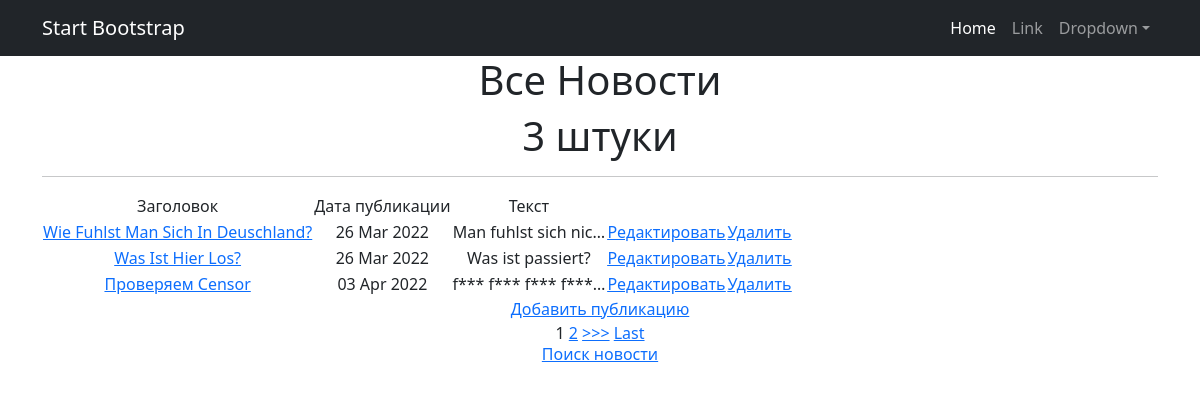
Page /news/ on the committed database.
### NewsApp/models.py (models this page shows, shortened)
class Post(models.Model):
    author = models.ForeignKey(Author, on_delete=models.CASCADE)
    dateCreation = models.DateTimeField(auto_now_add=True)
    postCategory = models.ManyToManyField(Category, through='PostCategory')
    title = models.CharField(max_length=128)
    text = models.TextField()
    rating = models.IntegerField(default=0)
    NEWS = 'NW'
    ARTICLE = 'AR'
    CATEGORY_CHOICES = (
        (NEWS, 'Новость'),
        (ARTICLE, 'Статья')
    )
    categoryType = models.CharField(max_length=2, choices=CATEGORY_CHOICES, default=ARTICLE)

### NewsApp/views.py (the view)
# urls.py: path('', NewsList.as_view(), name='dieHauptSeite'),
class NewsList(ListView):
    model = Post
    template_name = 'news.html'
    context_object_name = 'news'
    ordering = ['dateCreation']
    paginate_by = 3

### NewsApp/templatetags/custom_filters.py (called while the page is built)
@register.filter()
def censor(value):
    if not isinstance(value, str):
        raise ValueError
    return value.replace("fick", "f***")

### templates/news.html (shortened to what this page needs)
{% extends 'flatpages/default.html' %}
{% load custom_filters %}
{% block content %}
<h1>Все Новости</h1>
<h1>{{ news|length }} штуки </h1>
<hr>
     {% if news %}
       <table>
           <tr>
               <td>Заголовок</td>
               <td>Дата публикации</td>
               <td>Текст</td>
           </tr>
           {% for i in news %}
           <tr>
               <td>
                   <a href="{% url 'post_detail' i.id %}">{{ i.title | title }}</a>
               </td>
               <td>{{ i.dateCreation | date:'d M Y' }}</td>
               <td>{{ i.text|truncatechars:20 | censor }}</td>
               <td><a href="{% url 'post_edit' i.id %}"><u>Редактировать</u></a></td>
               <td><a href="{% url 'post_delete' i.id %}"><u> Удалить </u></a></td>
           </tr>
           {% endfor %}
       </table>
   {% else %}
       <h2>Сегодня ничего не произошло!!!</h2>
   {% endif %}
<a href="{% url 'post_create' %}">Добавить публикацию</a> <br>
{% if is_paginated %}
    {% for num in page_obj.paginator.page_range %}
        {% if page_obj.number == num %}
                <a>{{ num }}</a>
        {% elif num > page_obj.number|add:'-3' and num < page_obj.number|add:'3' %}
                <a href="?page={{ num }}">{{ num }}</a>
        {% endif %}
    {% endfor %}
    {% if page_obj.has_next %}
        <a href="?page={{ page_obj.next_page_number }}">>>></a>
        <a href="?page={{ page_obj.paginator.num_pages }}">Last</a>
    {% endif %}
{% endif %}
<h6><a href="{% url 'search' %}">Поиск новости</a> <br></h6>
{% endblock content %}

### rows in the picture
Post: title "Wie Fuhlst Man Sich In Deuschland?", dateCreation "26 Mar 2022", text|censor "Man fuhlst sich nic…"
Post: title "Was Ist Hier Los?", dateCreation "26 Mar 2022", text|censor "Was ist passiert?"
Post: title "Проверяем Censor", dateCreation "03 Apr 2022", text|censor "f*** f*** f*** f***…"

### other values in the picture
{{ news|length }} "3"
{{ num }} "1"
{{ num }} "2"
